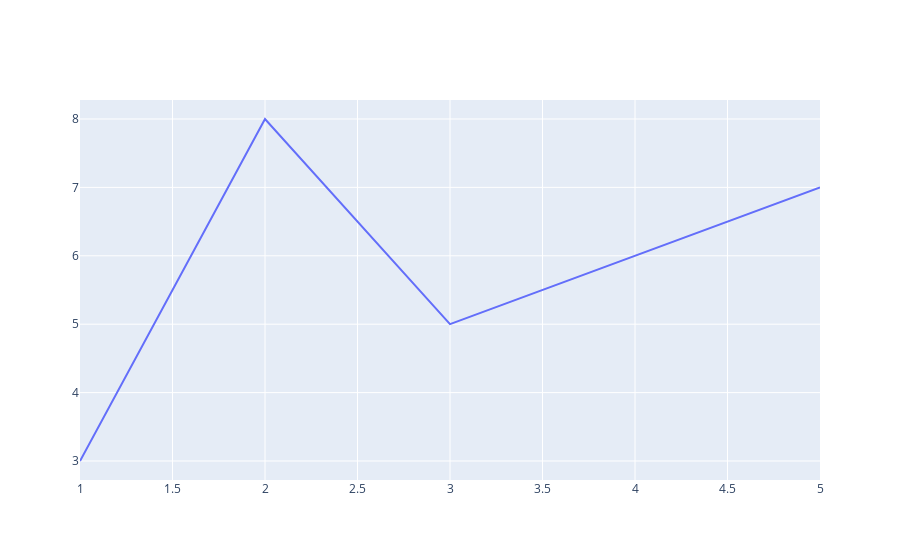

Notebook code for this chart:
### Code cell
fig = go.Figure()
fig.add_trace(go.Scatter(x = [1, 2, 3, 4, 5], y = [3, 8, 5, 6, 7], mode = "lines"))

### Figure 1 — Plotly figure (JSON) as saved in the notebook; plotly's stock layout.template omitted (floating-point values rounded to 4 significant figures)
{"data": [{"mode": "lines", "type": "scatter", "x": [1, 2, 3, 4, 5], "y": [3, 8, 5, 6, 7]}], "layout": {}}
